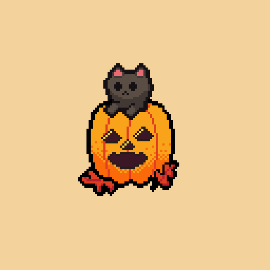
#> input picture fcv-lab/assets/common/image_resized.png, 270 x 270 px, found by its file name
$ python q4.py
#> lines starting #> are read from the running program, lines starting #| are printed output that depends on the picture
# Write a program to detect edges in a image

import cv2
import numpy as np

image = cv2.imread(r"C:\Users\bala\Documents\code\FCV-Lab-main\assets\common\image_resized.png", 0)
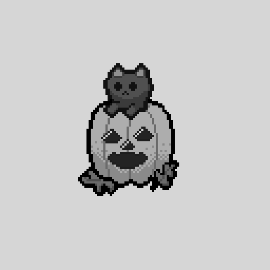
#> image: shape (270, 270); min 0, max 216, mean 198.8

kernel =    np.array([[0,1,0],
                       [1,4,1],
                       [0,1,0]])

edges = cv2.filter2D(src=image, ddepth=-1, kernel=kernel)
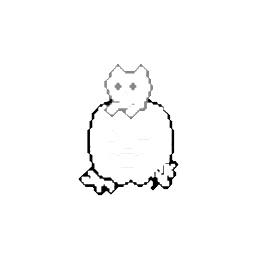
#> edges: shape (270, 270); min 0, max 255, mean 251.2

images = (image, edges)

cv2.imshow('all', np.hstack(images))
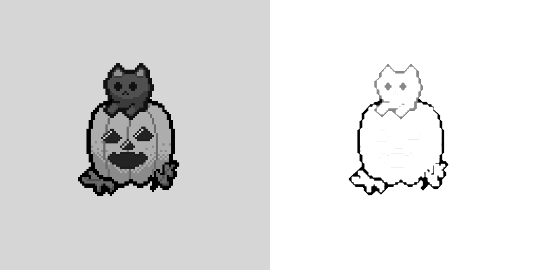
#> window 'all': shape (270, 540); min 0, max 255, mean 225
cv2.waitKey(0)
cv2.destroyAllWindows()
